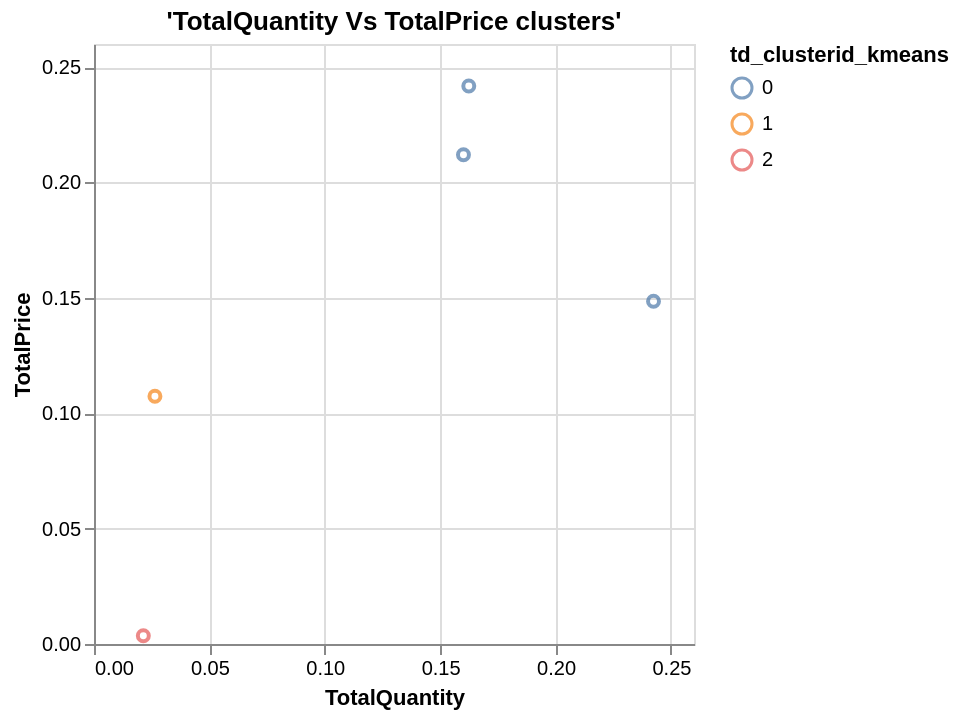

Here is the notebook cell this chart was saved with:
### Code cell
%chart x = TotalQuantity, y = TotalPrice, groupingcol = td_clusterid_kmeans, typegroupingcol = nominal,
mark = point, title = 'TotalQuantity Vs TotalPrice clusters', height = 400, width = 600

### Figure 1 — Vega-Lite specification as saved in the notebook (floating-point values rounded to 4 significant figures)
{"$schema": "https://vega.github.io/schema/vega-lite/v3.json", "data": {"format": {"type": "csv"}, "values": "\"CustomerID\",\"td_clusterid_kmeans\",\"td_distance_kmeans\",\"TotalQuantity\",\"TotalItems\",\"TotalPrice\",\"TotalSales\",\"SalesPerItem\"\n\"15374\",\"2\",\"0.04147118740725908\",\"0.02137468566638726\",\"0.0005414185165132648\",\"0.0036052731987260846\",\"0.00021492429019744693\",\"0.0008434310230929955\"\n\"15019\",\"1\",\"0.0509838152567159\",\"0.026404023470243086\",\"0.01705468327016784\",\"0.10739509277933083\",\"0.003739317486806601\",\"0.0005882019023836049\"\n\"12620\",\"0\",\"0.14898740487681394\",\"0.24245599329421627\",\"0.023822414726583648\",\"0.14855594402871763\",\"0.040543293758671134\",\"0.0047010560834923635\"\n\"14878\",\"0\",\"0.05447096894875489\",\"0.1624056999161777\",\"0.016513264753654576\",\"0.24183362793269123\",\"0.0440608549363791\",\"0.00734612045858292\"\n\"15122\",\"0\",\"0.08269319703535494\",\"0.1601005867560771\",\"0.017325392528424473\",\"0.2119791626110588\",\"0.03820030599897984\",\"0.006071843317494247\"\n"}, "encoding": {"color": {"field": "td_clusterid_kmeans", "type": "nominal"}, "x": {"axis": {"grid": true, "title": "TotalQuantity"}, "field": "TotalQuantity", "type": "quantitative"}, "y": {"axis": {"grid": true, "title": "TotalPrice"}, "field": "TotalPrice", "type": "quantitative"}}, "height": "400", "mark": {"color": "#4C78A8", "type": "point"}, "title": "'TotalQuantity Vs TotalPrice clusters'", "width": "600"}
